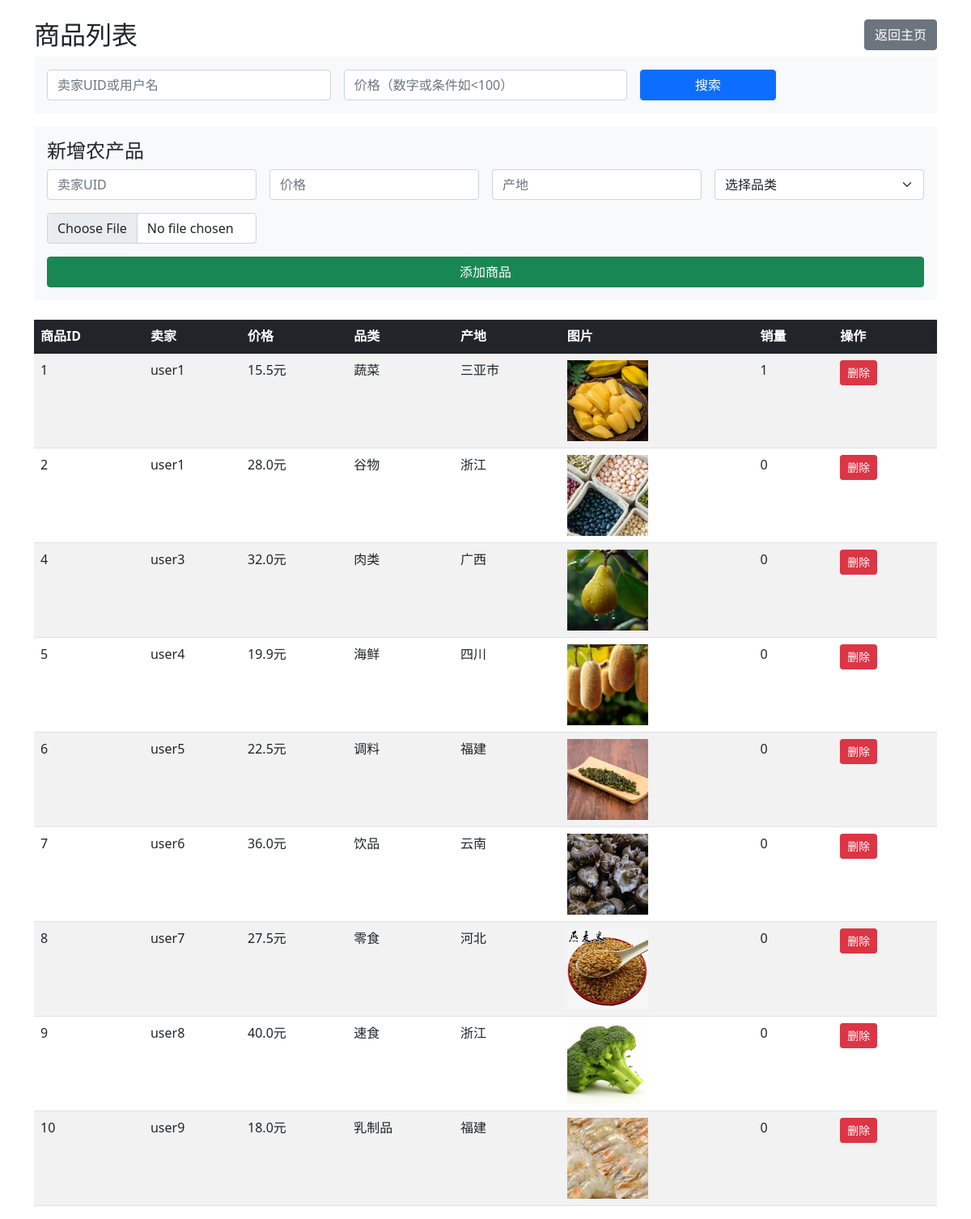
Screenshot of /search_products with the database file from the repository.
### tables this page shows
CREATE TABLE products (
    pid INTEGER PRIMARY KEY AUTOINCREMENT,
    seller_uid INTEGER NOT NULL,
    price REAL NOT NULL,
    product_type TEXT NOT NULL,
    origin TEXT NOT NULL,
    sold_quantity INTEGER DEFAULT 0,
    image_path TEXT,
    FOREIGN KEY(seller_uid) REFERENCES users(uid)
);

CREATE TABLE users (
    uid INTEGER PRIMARY KEY AUTOINCREMENT,
    username TEXT UNIQUE NOT NULL,
    password TEXT NOT NULL,
    email TEXT UNIQUE NOT NULL,
    phone TEXT,
    is_active BOOLEAN DEFAULT 1
);

### main.py (the view, shortened to what this page needs)
@app.route('/search_products')
def search_products():
    seller = request.args.get('seller')
    price_cond = request.args.get('price')
    base_query = '''
        SELECT p.pid, u.username, p.price, p.product_type, p.origin, p.sold_quantity, p.image_path
        FROM products p
        JOIN users u ON p.seller_uid = u.uid
        WHERE 1=1
    '''
    params = []
    conn = sqlite3.connect(PRODUCT_DB)
    cursor = conn.cursor()
    cursor.execute(base_query, params)
    products = cursor.fetchall()
    conn.close()
    return render_template('products.html', products=products)

### templates/products.html (shortened to what this page needs)
<!DOCTYPE html>
<html>
<head>
    <link href="https://cdn.jsdelivr.net/npm/bootstrap@5.1.3/dist/css/bootstrap.min.css" rel="stylesheet">
</head>
<body>
    <div class="container mt-4">
        <h2>商品列表
            <a href="{{ url_for('index') }}" class="btn btn-secondary float-end">返回主页</a>
        </h2>
<form method="GET" action="/search_products" class="mb-3 p-3 bg-light rounded">
    <div class="row g-3">
        <div class="col-md-4">
            <input type="text" class="form-control" name="seller" placeholder="卖家UID或用户名">
        </div>
        <div class="col-md-4">
            <input type="text" class="form-control" name="price" placeholder="价格（数字或条件如<100）">
        </div>
        <div class="col-md-2">
            <button type="submit" class="btn btn-primary w-100">搜索</button>
        </div>
    </div>
</form>
        <form method="POST" action="{{ url_for('add_product') }}" enctype="multipart/form-data" class="mb-4 p-3 bg-light rounded">
            <h4>新增农产品</h4>
            <div class="row g-3">
                <div class="col-md-3">
                    <input type="number" class="form-control" name="seller_uid" placeholder="卖家UID" required>
                </div>
                <div class="col-md-3">
                    <input type="number" step="0.01" class="form-control" name="price" placeholder="价格" required>
                </div>
                <div class="col-md-3">
                    <input type="text" class="form-control" name="origin" placeholder="产地" required>
                </div>
                <div class="col-md-3">
                    <select class="form-select" name="product_type" required>
                        <option value="">选择品类</option>
                    </select>
                </div>
                <div class="col-md-3">
                    <input type="file" class="form-control" name="image" accept="image/*" required>
                </div>
                <div class="col-12">
                    <button type="submit" class="btn btn-success w-100">添加商品</button>
                </div>
            </div>
        </form>
        <table class="table table-striped table-hover">
            <thead class="table-dark">
                <tr>
                    <th>商品ID</th>
                    <th>卖家</th>
                    <th>价格</th>
                    <th>品类</th>
                    <th>产地</th>
                    <th>图片</th>
                    <th>销量</th>
                    <th>操作</th>
                </tr>
            </thead>
            <tbody>
                {% for product in products %}
                <tr>
                    <td>{{ product[0] }}</td>
                    <td>{{ product[1] }}</td>
                    <td>{{ product[2] }}元</td>
                    <td>{{ product[3] }}</td>
                    <td>{{ product[4] }}</td>
                    <td>{% if product[6] %}<img src="{{ url_for('static', filename=product[6]) }}" style="width:100px;height:100px;object-fit:cover;">{% else %}暂无图片{% endif %}</td>
                    <td>{{ product[5] }}</td>
                    <td>
                        <a href="/delete_product/{{ product[0] }}" class="btn btn-danger btn-sm" onclick="return confirm('确定删除吗？')">删除</a>
                    </td>
                </tr>
                {% endfor %}
            </tbody>
        </table>
    </div>
</body>
</html>

### rows the page displays
products: pid "1", username "user1", price "15.5", product_type "蔬菜", origin "三亚市", image_path (picture), sold_quantity "1"
products: pid "2", username "user1", price "28.0", product_type "谷物", origin "浙江", image_path (picture), sold_quantity "0"
products: pid "4", username "user3", price "32.0", product_type "肉类", origin "广西", image_path (picture), sold_quantity "0"
products: pid "5", username "user4", price "19.9", product_type "海鲜", origin "四川", image_path (picture), sold_quantity "0"
products: pid "6", username "user5", price "22.5", product_type "调料", origin "福建", image_path (picture), sold_quantity "0"
products: pid "7", username "user6", price "36.0", product_type "饮品", origin "云南", image_path (picture), sold_quantity "0"
products: pid "8", username "user7", price "27.5", product_type "零食", origin "河北", image_path (picture), sold_quantity "0"
products: pid "9", username "user8", price "40.0", product_type "速食", origin "浙江", image_path (picture), sold_quantity "0"
products: pid "10", username "user9", price "18.0", product_type "乳制品", origin "福建", image_path (picture), sold_quantity "0"
